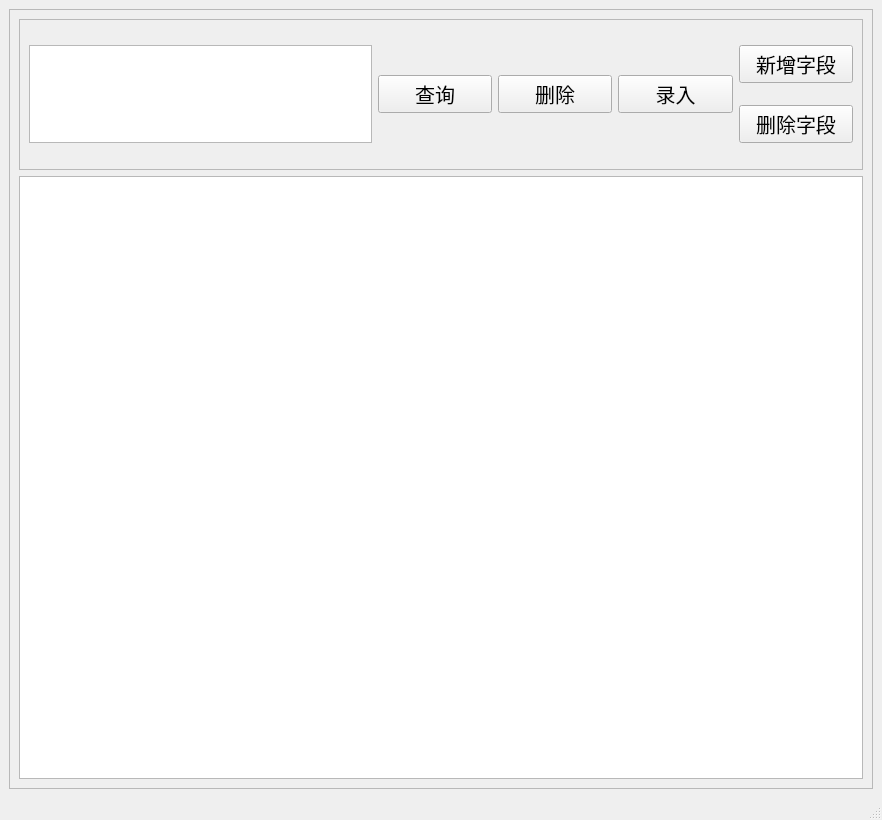
<?xml version="1.0" encoding="UTF-8"?>
<ui version="4.0">
 <class>MainWindow</class>
 <widget class="QMainWindow" name="MainWindow">
  <property name="geometry">
   <rect>
    <x>0</x>
    <y>0</y>
    <width>882</width>
    <height>820</height>
   </rect>
  </property>
  <property name="windowTitle">
   <string>MainWindow</string>
  </property>
  <widget class="QWidget" name="centralwidget">
   <layout class="QVBoxLayout" name="verticalLayout_4">
    <item>
     <widget class="QFrame" name="gridInput">
      <property name="frameShape">
       <enum>QFrame::StyledPanel</enum>
      </property>
      <property name="frameShadow">
       <enum>QFrame::Raised</enum>
      </property>
      <layout class="QVBoxLayout" name="verticalLayout_3" stretch="2,1,4">
       <item>
        <layout class="QGridLayout" name="tableSearch"/>
       </item>
       <item>
        <widget class="QFrame" name="button">
         <property name="frameShape">
          <enum>QFrame::StyledPanel</enum>
         </property>
         <property name="frameShadow">
          <enum>QFrame::Raised</enum>
         </property>
         <layout class="QGridLayout" name="gridLayout" columnstretch="3,1,1,1,1,0">
          <item row="0" column="2" rowspan="2">
           <widget class="QPushButton" name="buttonDelete">
            <property name="font">
             <font>
              <pointsize>15</pointsize>
             </font>
            </property>
            <property name="text">
             <string>删除</string>
            </property>
           </widget>
          </item>
          <item row="0" column="1" rowspan="2">
           <widget class="QPushButton" name="buttonSearch">
            <property name="font">
             <font>
              <pointsize>15</pointsize>
             </font>
            </property>
            <property name="text">
             <string>查询</string>
            </property>
           </widget>
          </item>
          <item row="0" column="4">
           <widget class="QPushButton" name="buttonKeyAdd">
            <property name="font">
             <font>
              <pointsize>15</pointsize>
             </font>
            </property>
            <property name="text">
             <string>新增字段</string>
            </property>
           </widget>
          </item>
          <item row="0" column="0" rowspan="2">
           <widget class="QTextBrowser" name="logBrowser"/>
          </item>
          <item row="1" column="4">
           <widget class="QPushButton" name="buttonKeyDelete">
            <property name="font">
             <font>
              <pointsize>15</pointsize>
             </font>
            </property>
            <property name="text">
             <string>删除字段</string>
            </property>
           </widget>
          </item>
          <item row="0" column="3" rowspan="2">
           <widget class="QPushButton" name="buttonUpload">
            <property name="font">
             <font>
              <pointsize>15</pointsize>
             </font>
            </property>
            <property name="text">
             <string>录入</string>
            </property>
           </widget>
          </item>
         </layout>
        </widget>
       </item>
       <item>
        <widget class="QTableWidget" name="tableShow">
         <property name="sizeIncrement">
          <size>
           <width>1</width>
           <height>0</height>
          </size>
         </property>
        </widget>
       </item>
      </layout>
     </widget>
    </item>
   </layout>
  </widget>
  <widget class="QMenuBar" name="menubar">
   <property name="geometry">
    <rect>
     <x>0</x>
     <y>0</y>
     <width>882</width>
     <height>23</height>
    </rect>
   </property>
  </widget>
  <widget class="QStatusBar" name="statusbar"/>
 </widget>
 <resources/>
 <connections/>
</ui>
